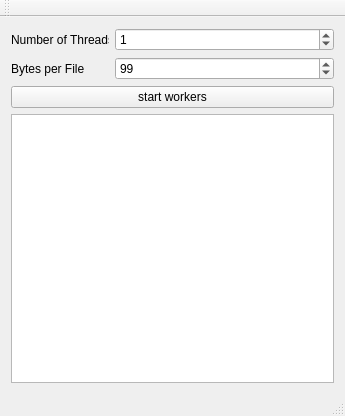
<?xml version="1.0" encoding="UTF-8"?>
<ui version="4.0">
 <class>QtGuiApplication1Class</class>
 <widget class="QMainWindow" name="QtGuiApplication1Class">
  <property name="geometry">
   <rect>
    <x>0</x>
    <y>0</y>
    <width>345</width>
    <height>416</height>
   </rect>
  </property>
  <property name="windowTitle">
   <string>QtGuiApplication1</string>
  </property>
  <widget class="QWidget" name="centralWidget">
   <layout class="QGridLayout" name="gridLayout">
    <item row="0" column="1">
     <widget class="QSpinBox" name="spinBoxNumberOfThreads">
      <property name="maximum">
       <number>100</number>
      </property>
      <property name="value">
       <number>1</number>
      </property>
     </widget>
    </item>
    <item row="1" column="1">
     <widget class="QSpinBox" name="spinBoxNumberOfBytesPerFile">
      <property name="maximum">
       <number>1000000</number>
      </property>
      <property name="value">
       <number>99</number>
      </property>
     </widget>
    </item>
    <item row="0" column="0">
     <widget class="QLabel" name="label">
      <property name="maximumSize">
       <size>
        <width>98</width>
        <height>16777215</height>
       </size>
      </property>
      <property name="text">
       <string>Number of Threads</string>
      </property>
     </widget>
    </item>
    <item row="1" column="0">
     <widget class="QLabel" name="label_2">
      <property name="maximumSize">
       <size>
        <width>98</width>
        <height>16777215</height>
       </size>
      </property>
      <property name="text">
       <string>Bytes per File</string>
      </property>
     </widget>
    </item>
    <item row="2" column="0" colspan="2">
     <widget class="QPushButton" name="pushButtonStartWorkers">
      <property name="text">
       <string>start workers</string>
      </property>
     </widget>
    </item>
    <item row="3" column="0" colspan="2">
     <widget class="QTextEdit" name="textEditStatus"/>
    </item>
   </layout>
  </widget>
  <widget class="QToolBar" name="mainToolBar">
   <attribute name="toolBarArea">
    <enum>TopToolBarArea</enum>
   </attribute>
   <attribute name="toolBarBreak">
    <bool>false</bool>
   </attribute>
  </widget>
  <widget class="QStatusBar" name="statusBar"/>
  <action name="actionMenu">
   <property name="text">
    <string>Test_1</string>
   </property>
  </action>
  <action name="actionTest_2">
   <property name="text">
    <string>Test-_2</string>
   </property>
  </action>
  <action name="actionFile">
   <property name="text">
    <string>File</string>
   </property>
  </action>
  <action name="actionExit">
   <property name="text">
    <string>Exit</string>
   </property>
  </action>
 </widget>
 <layoutdefault spacing="6" margin="11"/>
 <resources>
  <include location="QtGuiApplication1.qrc"/>
 </resources>
 <connections/>
</ui>
